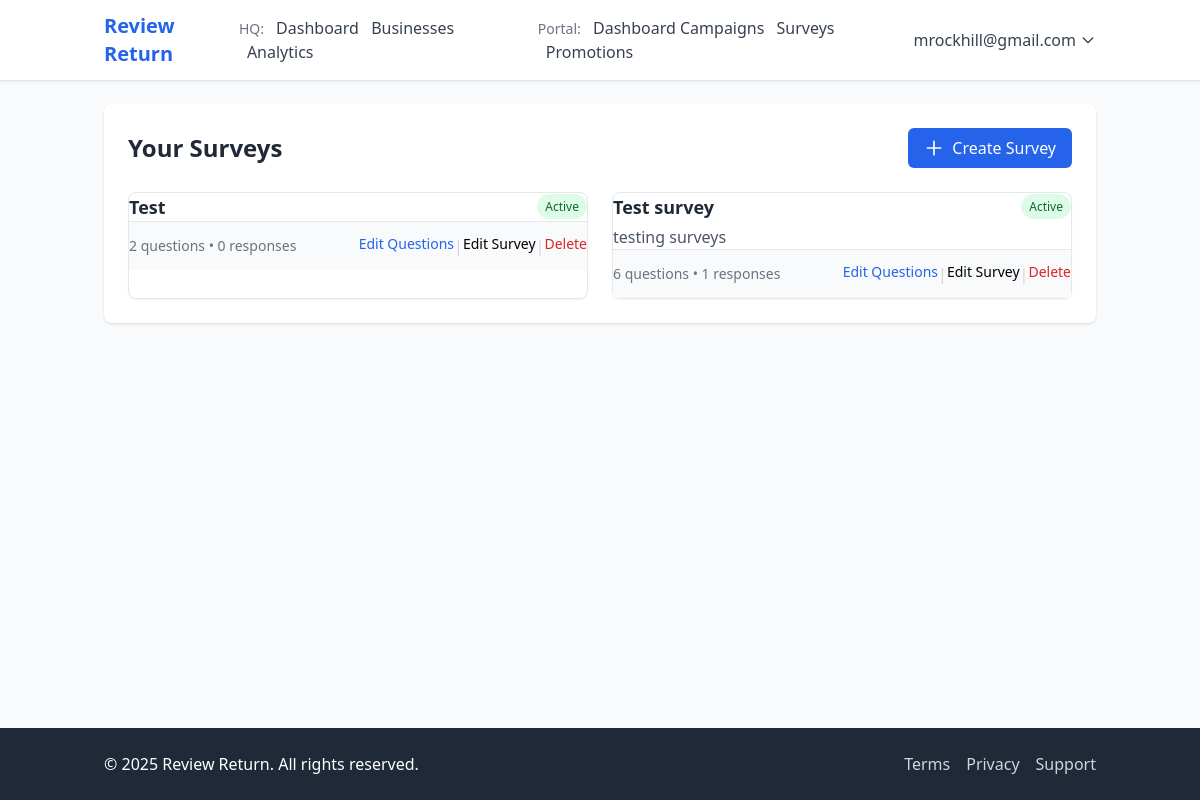
The app's page /portal/surveys/ (signed in) with its own data.
### accounts/models.py (models this page shows, shortened)
class User(AbstractBaseUser, PermissionsMixin):
    email = models.EmailField(unique=True)
    first_name = models.CharField(max_length=150, blank=True)
    last_name = models.CharField(max_length=150, blank=True)
    is_staff = models.BooleanField(default=False)
    is_active = models.BooleanField(default=True)
    date_joined = models.DateTimeField(default=timezone.now)
    USERNAME_FIELD = 'email'
    REQUIRED_FIELDS = []
    objects = CustomUserManager()
    def get_full_name(self):
        return f"{self.first_name} {self.last_name}".strip() or self.email

### portal/models.py (models this page shows, shortened)
class Survey(models.Model):
    business = models.ForeignKey(Business, on_delete=models.CASCADE, related_name='surveys')
    campaign = models.ForeignKey(Campaign, on_delete=models.CASCADE, related_name='surveys', null=True)
    title = models.CharField(max_length=200)
    description = models.TextField(blank=True, null=True)
    is_active = models.BooleanField(default=True)
    created_at = models.DateTimeField(auto_now_add=True)
    updated_at = models.DateTimeField(auto_now=True)

### portal/views.py (the view)
# urls.py: path('surveys/', views.manage_surveys, name='manage_surveys'),
@login_required
def manage_surveys(request):
    try:
        business = request.user.business
        surveys = Survey.objects.filter(business=business)
    except:
        return redirect('accounts:no_business_profile')
    context = {
        'business': business,
        'surveys': surveys,
    }
    return render(request, 'portal/surveys.html', context)

### templates/portal/surveys.html (shortened to what this page needs)
{% extends 'base.html' %}
{% block content %}
<div class="bg-white shadow rounded-lg p-6">
    <div class="flex justify-between items-center mb-6">
        <h1 class="text-2xl font-bold text-gray-800">Your Surveys</h1>
        <a href="{% url 'portal:survey_create' %}" class="bg-blue-600 hover:bg-blue-700 text-white px-4 py-2 rounded-md flex items-center">
            <svg class="h-5 w-5 mr-2" fill="none" stroke="currentColor" viewBox="0 0 24 24">
                <path stroke-linecap="round" stroke-linejoin="round" stroke-width="2" d="M12 4v16m8-8H4"></path>
            </svg>
            Create Survey
        </a>
    </div>
    {% if surveys %}
        <div class="grid grid-cols-1 md:grid-cols-2 gap-6">
            {% for survey in surveys %}
                <div class="bg-white border border-gray-200 rounded-lg shadow-sm overflow-hidden">
                    <div class="p-5 flex justify-between">
                        <div>
                            <h2 class="text-lg font-semibold text-gray-800">{{ survey.title }}</h2>
                            {% if survey.description %}
                                <p class="mt-1 text-gray-600 line-clamp-2">{{ survey.description }}</p>
                            {% endif %}
                        </div>
                        <div>
                            {% if survey.is_active %}
                                <span class="px-2 py-1 text-xs rounded-full bg-green-100 text-green-800">Active</span>
                            {% else %}
                                <span class="px-2 py-1 text-xs rounded-full bg-gray-100 text-gray-800">Inactive</span>
                            {% endif %}
                        </div>
                    </div>
                    <div class="px-5 py-3 bg-gray-50 border-t border-gray-200">
                        <div class="flex justify-between items-center">
                            <div class="text-sm text-gray-500">
                                <span>{{ survey.questions.count }} questions</span>
                                <span class="mx-2">•</span>
                                <span>{{ survey.responses.count }} responses</span>
                            </div>
                            <div class="flex space-x-2">
                                <a href="{% url 'portal:survey_questions' survey_id=survey.id %}" class="text-blue-600 hover:text-blue-900 text-sm">
                                    Edit Questions
                                </a>
                                <span class="text-gray-300">|</span>
                                <a href="{% url 'portal:survey_update' pk=survey.id %}" class="text-indigo-600 hover:text-indigo-900 text-sm">
                                    Edit Survey
                                </a>
                                <span class="text-gray-300">|</span>
                                <a href="{% url 'portal:survey_delete' pk=survey.id %}" class="text-red-600 hover:text-red-900 text-sm">
                                    Delete
                                </a>
                            </div>
                        </div>
                    </div>
                </div>
            {% endfor %}
        </div>
    {% endif %}
</div>
{% endblock %}

### templates/base.html (shortened to what this page needs)
<!DOCTYPE html>
<html lang="en">
<head>
    {% load static %}
    {% load tailwind_tags %}
    {% tailwind_css %}
</head>
<body class="bg-gray-50 min-h-screen flex flex-col">
    <header class="bg-white shadow">
        <nav class="container mx-auto px-4 py-3 flex justify-between items-center">
            <div class="flex items-center">
                <a href="/" class="text-xl font-bold text-blue-600">Review Return</a>
            </div>
            <div class="flex items-center space-x-4">
                {% if user.is_authenticated %}
                    {% if user.is_staff %}
                        <div class="flex items-center space-x-4">
                            <div class="mr-4">
                                <span class="text-sm text-gray-500">HQ:</span>
                                <a href="{% url 'hq:home' %}" class="text-gray-700 hover:text-blue-600 ml-2">Dashboard</a>
                                <a href="{% url 'hq:business_list' %}" class="text-gray-700 hover:text-blue-600 ml-2">Businesses</a>
                                <a href="{% url 'hq:analytics' %}" class="text-gray-700 hover:text-blue-600 ml-2">Analytics</a>
                            </div>
                            <div>
                                <span class="text-sm text-gray-500">Portal:</span>
                                <a href="{% url 'portal:dashboard' %}" class="text-gray-700 hover:text-blue-600 ml-2">Dashboard</a>
                                <a href="{% url 'portal:manage_campaigns' %}" class="text-gray-700 hover:text-blue-600">Campaigns</a>
                                <a href="{% url 'portal:manage_surveys' %}" class="text-gray-700 hover:text-blue-600 ml-2">Surveys</a>
                                <a href="{% url 'portal:manage_promotions' %}" class="text-gray-700 hover:text-blue-600 ml-2">Promotions</a>
                            </div>
                        </div>
                    {% endif %}
                    <div class="relative inline-block text-left group">
                        <button class="text-gray-700 hover:text-blue-600 flex items-center">
                            {% if user.get_full_name %}
                                {{ user.get_full_name }}
                            {% else %}
                                {{ user.email }}
                            {% endif %}
                            <svg class="h-4 w-4 ml-1" fill="none" stroke="currentColor" viewBox="0 0 24 24">
                                <path stroke-linecap="round" stroke-linejoin="round" stroke-width="2" d="M19 9l-7 7-7-7"></path>
                            </svg>
                        </button>
                    </div>
                {% else %}
                    <a href="{% url 'accounts:login' %}" class="text-gray-700 hover:text-blue-600">Login</a>
                    <a href="{% url 'accounts:business_signup' %}" class="bg-blue-600 hover:bg-blue-700 text-white px-4 py-2 rounded-md">Sign Up</a>
                {% endif %}
            </div>
        </nav>
    </header>
    <main class="container mx-auto px-4 py-6 flex-grow">
        {% block content %}{% endblock %}
    </main>
    <footer class="bg-gray-800 text-white py-6 mt-auto">
        <div class="container mx-auto px-4">
            <div class="flex flex-col md:flex-row justify-between items-center">
                <div class="mb-4 md:mb-0">
                    <p>&copy; {% now "Y" %} Review Return. All rights reserved.</p>
                </div>
                <div class="flex space-x-4">
                    <a href="#" class="text-gray-300 hover:text-white">Terms</a>
                    <a href="#" class="text-gray-300 hover:text-white">Privacy</a>
                    <a href="#" class="text-gray-300 hover:text-white">Support</a>
                </div>
            </div>
        </div>
    </footer>
</body>
</html>

### records on screen
User: get_full_name "mrockhill@gmail.com"
Survey: title "Test", is_active "Active", questions.count "2", responses.count "0"
Survey: title "Test survey", description "testing surveys", is_active "Active", questions.count "6", responses.count "1"
